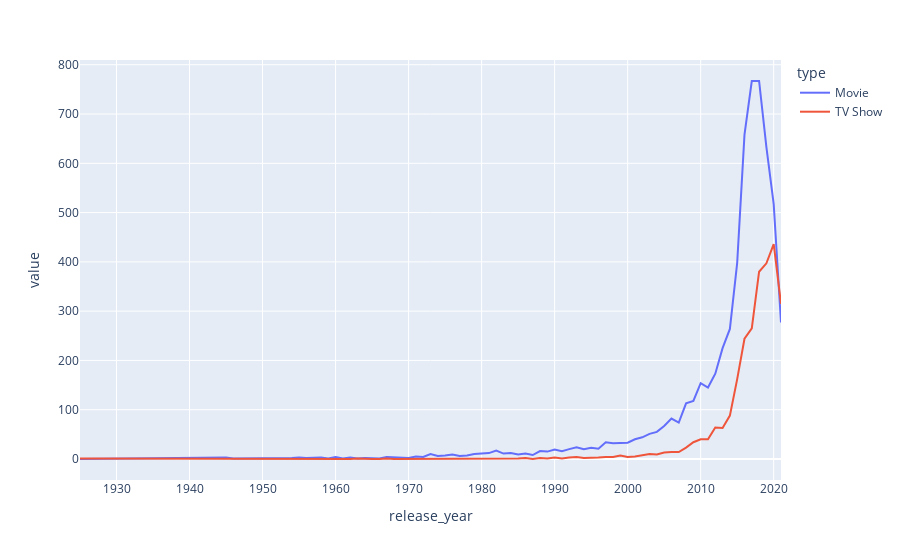

Notebook code cell kept with this figure:
### Code cell
#PLotly
fig= px.line(contenido_por_anio) # Creamos grafico interactivo de tipo lineal 
fig.show() #Lo mostramos

### Figure 1 — Plotly figure (JSON) as saved in the notebook; plotly's stock layout.template omitted (floating-point values rounded to 4 significant figures)
{"data": [{"hovertemplate": "type=Movie<br>release_year=%{x}<br>value=%{y}<extra></extra>", "legendgroup": "Movie", "line": {"color": "#636efa", "dash": "solid"}, "marker": {"symbol": "circle"}, "mode": "lines", "name": "Movie", "orientation": "v", "showlegend": true, "type": "scatter", "x": [1925, 1942, 1943, 1944, 1945, 1946, 1947, 1954, 1955, 1956, 1958, 1959, 1960, 1961, 1962, 1963, 1964, 1965, 1966, 1967, 1968, 1969, 1970, 1971, 1972, 1973, 1974, 1975, 1976, 1977, 1978, 1979, 1980, 1981, 1982, 1983, 1984, 1985, 1986, 1987, 1988, 1989, 1990, 1991, 1992, 1993, 1994, 1995, 1996, 1997, 1998, 1999, 2000, 2001, 2002, 2003, 2004, 2005, 2006, 2007, 2008, 2009, 2010, 2011, 2012, 2013, 2014, 2015, 2016, 2017, 2018, 2019, 2020, 2021], "xaxis": "x", "y": [0, 2, 3, 3, 3, 1, 1, 2, 3, 2, 3, 1, 4, 1, 3, 1, 2, 2, 1, 4, 3, 2, 2, 5, 4, 10, 6, 7, 9, 6, 7, 10, 11, 12, 17, 11, 12, 9, 11, 8, 16, 15, 19, 16, 20, 24, 20, 23, 21, 34, 32, 32, 33, 40, 44, 51, 55, 67, 82, 74, 113, 118, 154, 145, 173, 225, 264, 398, 658, 767, 767, 633, 517, 277], "yaxis": "y"}, {"hovertemplate": "type=TV Show<br>release_year=%{x}<br>value=%{y}<extra></extra>", "legendgroup": "TV Show", "line": {"color": "#EF553B", "dash": "solid"}, "marker": {"symbol": "circle"}, "mode": "lines", "name": "TV Show", "orientation": "v", "showlegend": true, "type": "scatter", "x": [1925, 1942, 1943, 1944, 1945, 1946, 1947, 1954, 1955, 1956, 1958, 1959, 1960, 1961, 1962, 1963, 1964, 1965, 1966, 1967, 1968, 1969, 1970, 1971, 1972, 1973, 1974, 1975, 1976, 1977, 1978, 1979, 1980, 1981, 1982, 1983, 1984, 1985, 1986, 1987, 1988, 1989, 1990, 1991, 1992, 1993, 1994, 1995, 1996, 1997, 1998, 1999, 2000, 2001, 2002, 2003, 2004, 2005, 2006, 2007, 2008, 2009, 2010, 2011, 2012, 2013, 2014, 2015, 2016, 2017, 2018, 2019, 2020, 2021], "xaxis": "x", "y": [1, 0, 0, 0, 1, 1, 0, 0, 0, 0, 0, 0, 0, 0, 0, 1, 0, 0, 0, 1, 0, 0, 0, 0, 1, 0, 1, 0, 0, 1, 0, 1, 0, 1, 0, 0, 0, 1, 2, 0, 2, 1, 3, 1, 3, 4, 2, 2, 3, 4, 4, 7, 4, 5, 7, 10, 9, 13, 14, 14, 23, 34, 40, 40, 64, 63, 88, 162, 244, 265, 380, 397, 436, 315], "yaxis": "y"}], "layout": {"legend": {"title": {"text": "type"}, "tracegroupgap": 0}, "margin": {"t": 60}, "xaxis": {"anchor": "y", "domain": [0, 1], "title": {"text": "release_year"}}, "yaxis": {"anchor": "x", "domain": [0, 1], "title": {"text": "value"}}}}
